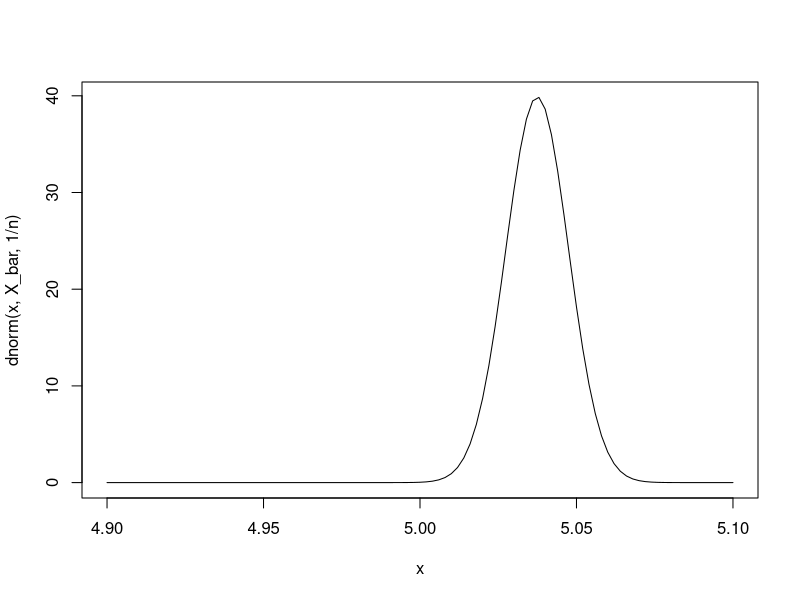
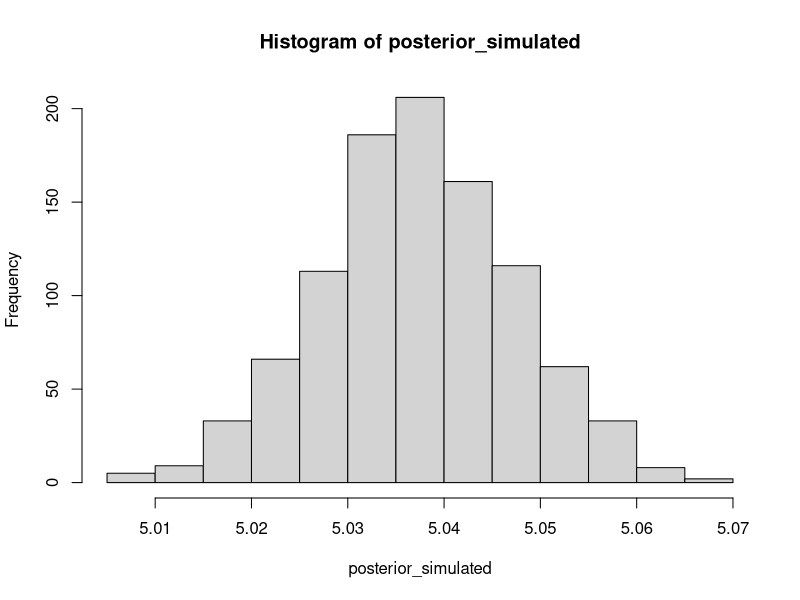
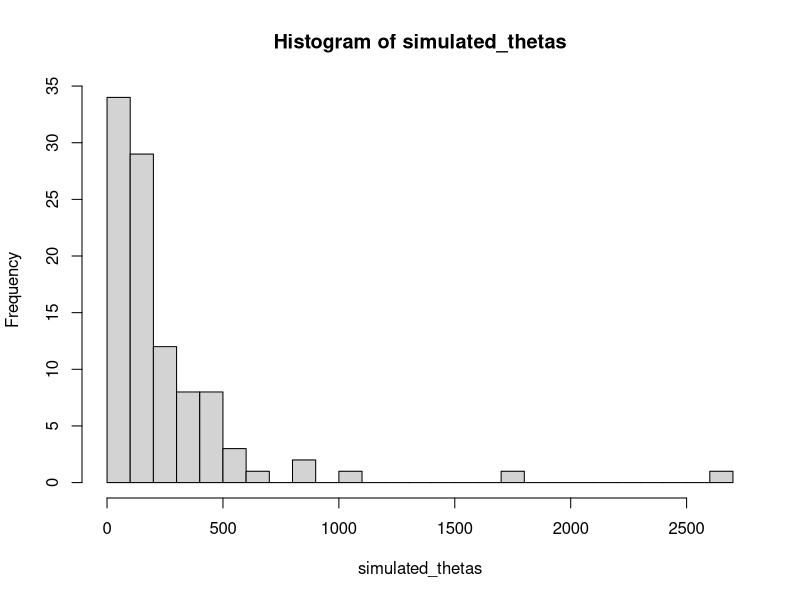

Generate these figures, in order, with R:
## ---- chunk 1
# part (a)
set.seed(127)
mu = 5
n = 100

simulated <- rnorm(100,5,1)
## ---- chunk 2
X_bar <- mean(simulated)
curve(dnorm(x, X_bar,1/n), from=4.9, to = 5.1)
## ---- chunk 3
posterior_simulated <- rnorm(1000,X_bar,1/n)
hist(posterior_simulated)
## ---- chunk 4
simulated_thetas <- exp(simulated)
hist(simulated_thetas, breaks=20)
